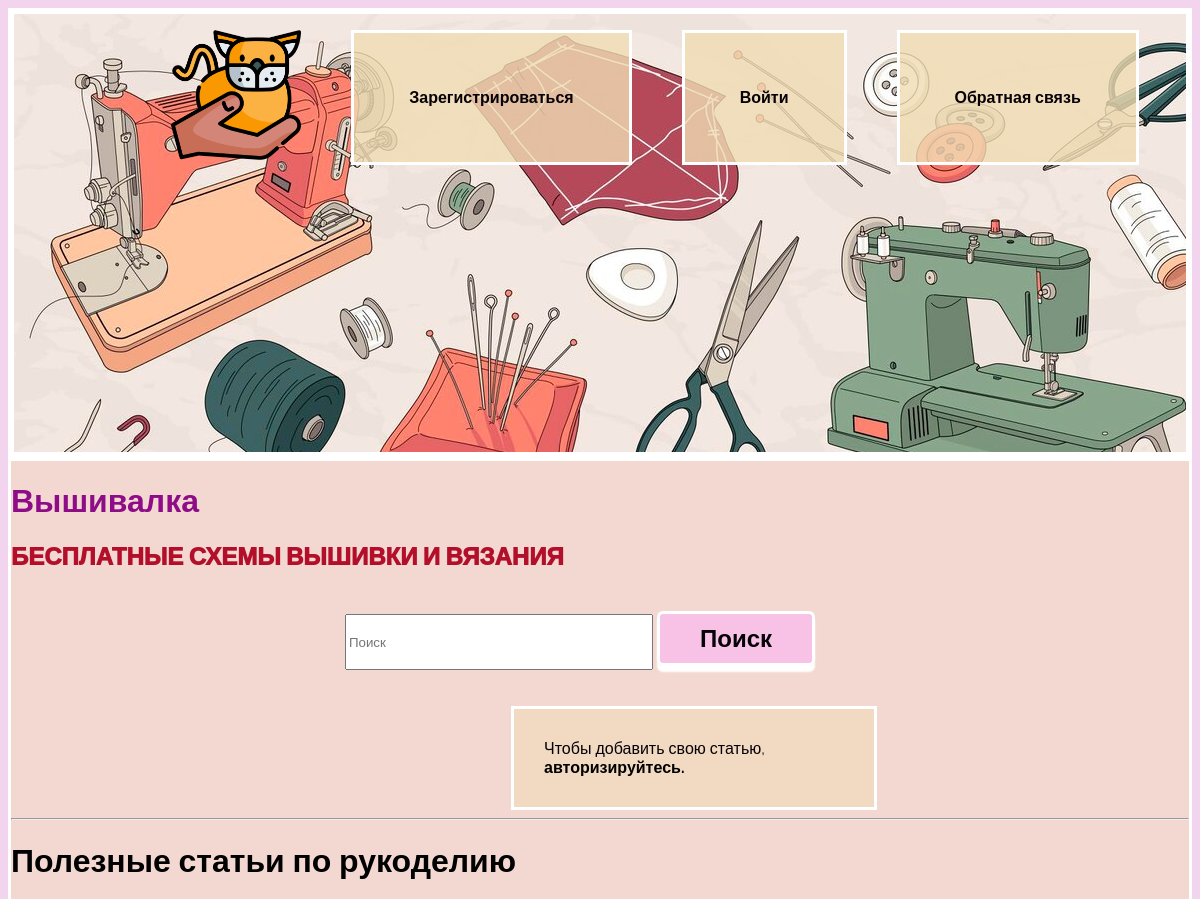
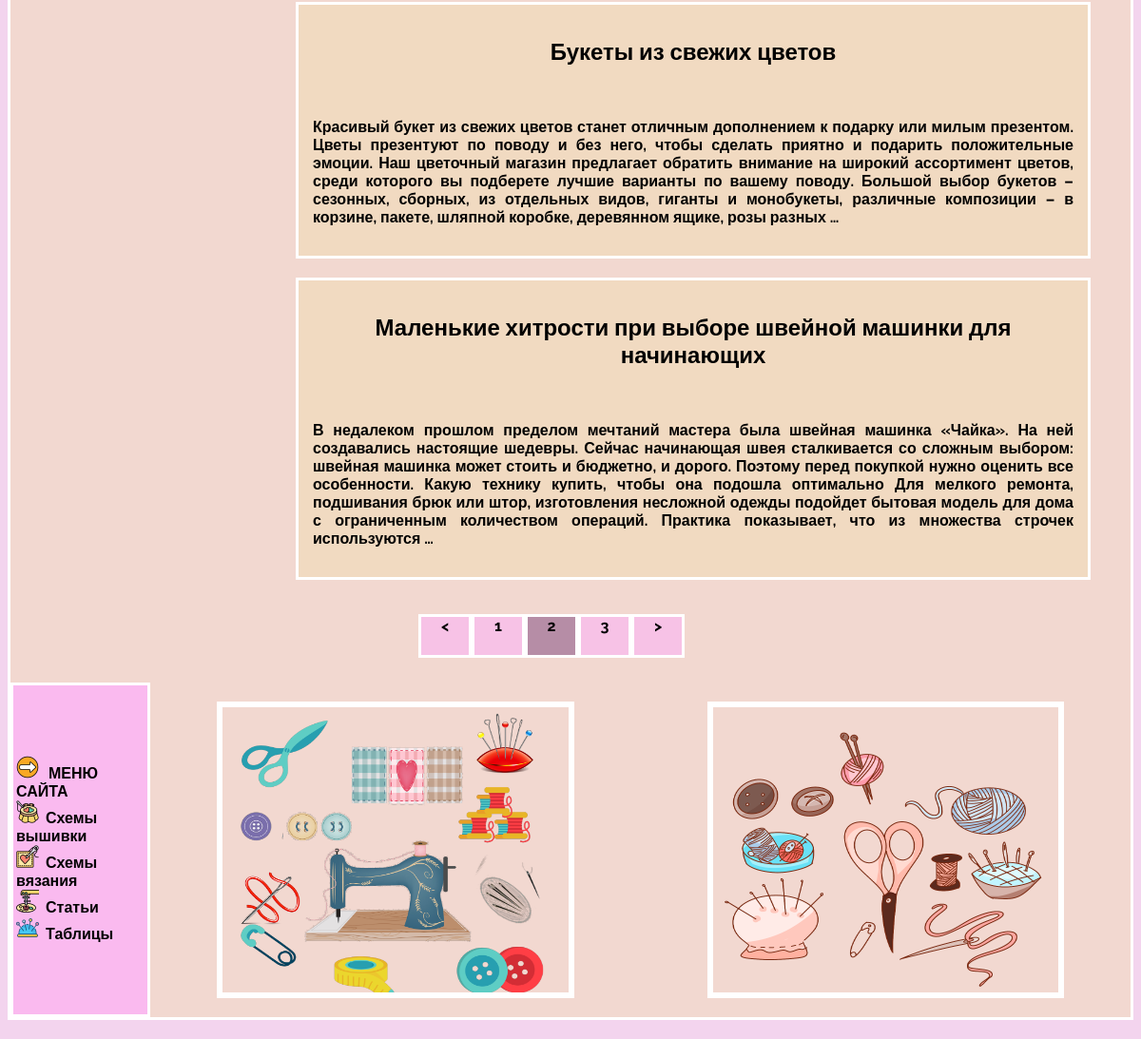
/article/?page=2, run on the app's committed database (2 pictures, top to bottom).
### main_project/models.py (models this page shows, shortened)
class Article(models.Model):
    name = models.CharField(max_length=256, verbose_name='Название')
    description = models.TextField(blank=True, verbose_name='Описание')
    category = models.ForeignKey(ProductCategory, on_delete=models.CASCADE,
                                 verbose_name='Категория')  # привязать категорию к продукту
    class Meta:
        verbose_name = "Статьи"
        verbose_name_plural = "Статьи"

### main_project/views.py (the view)
# urls.py: path('article/', views.article, name='article'),
def article(request):
    search_query = ''
    if request.GET.get('search_query'):
        search_query = request.GET.get('search_query')
    arts = Article.objects.filter(name__icontains=search_query)
    page = request.GET.get('page')
    results = 2
    paginator = Paginator(arts, results)
    try:
        arts = paginator.page(page)
    except PageNotAnInteger:
        page = 1
        arts = paginator.page(page)
    except EmptyPage:
        page = paginator.num_pages
        arts = paginator.page(page)
    context = {
        'arts': arts,
        'search_query': search_query,
        'paginator': paginator,
    }
    return render(request, 'main_project/article.html', context)

### main_project/templates/main_project/article.html
{% extends 'main_project/base.html' %}
{% load static %}
{% block content %}
<div class="section__search">
    <form action="{% url 'article' %}" class="form" method="get">
        <div class="form__field">
            <input type="text" class="input_search" id="formInput#search" name="search_query"
            placeholder="Поиск" value="{{ search_query }}">
        <button class="btn_search" type="submit">Поиск</button></div>
    </form>
</div>
{% if user.is_authenticated %}
<a href="{% url 'create_article' %}" class="main3">Добавить статью</a>
{% else %}
<p class="main2">Чтобы добавить свою статью,<a href="{% url 'loginuser' %}" >авторизируйтесь.</a> </p>
{% endif %}
<hr>
<h1>Полезные статьи по рукоделию</h1>
{% for art in arts %}
<div class="shem_art">
    <h2 class="title"><a href="{% url 'single_article' art.id %}">{{ art.name }}</a></h2><br>
    <p class="text">{{ art.description |striptags| truncatewords:70|linebreaksbr }}</p>
</div>
{% endfor %}
{% include 'main_project/pagination.html' with queryset=arts %}
{% endblock %}

### main_project/static/css/style11.css (style rules this page uses)
body { background: rgb(243, 212, 238); font-family: 'Raleway', sans-serif; }
a { text-decoration: none; color: #000000; font-weight: bold; }
.title { text-align: center; }
.text { color: #000000; font-weight: bold; text-align: justify; }
button { background: rgb(250, 186, 239, 0.7); border: 3px solid white; font-family: 'Raleway', sans-serif; color: #060007; font-weight: bold; margin-top: 0; box-shadow: 0 6px 2px #fff; border-radius: 6px; padding: 10px 40px; margin-top: 0px; font-size: 24px; cursor: pointer; }
.main2 { text-decoration: none; color: #060007; border: 3px solid white; padding: 30px; margin-left: 500px; margin-bottom: 0; text-align: center; display: flex; flex-wrap: wrap; width: 300px; background: rgba(241, 221, 179, 0.5); }
.input_search { width: 300px; height: 50px; }
.btn_search { background: rgb(250, 186, 239, 0.7); border: 3px solid white; font-family: 'Raleway', sans-serif; color: #060007; font-weight: bold; margin-top: 0; }
.section__search { display: flex; align-items: center; justify-content: center; }
.form { margin-top: 10px; margin-bottom: 10px; margin-right: 20px; text-align: right; }
.form__field { margin-top: 10px; margin-bottom: 10px; margin-right: 50px; margin-left: 30px; text-align: left }
.shem_art { margin-left: 300px; margin-bottom: 20px; padding: 15px; border: 3px solid white; width: 800px; justify-content: center; background: rgba(241, 221, 179, 0.5); }

### data on the page
Article: name "Букеты из свежих цветов", description "Красивый букет из свежих цветов станет отличным дополнением к подарку или милым презентом. Цветы презентуют по поводу и без него, чтобы сделать приятно и подарить положительные эмоции. Наш цветочный магазин предлагает обратить внимание на широкий ассортимент цветов, среди которого вы подберете лучшие варианты по вашему поводу. Большой выбор букетов – сезонных, сборных, из отдельных видов, гиганты и монобукеты, различные композиции – в корзине, пакете, шляпной коробке, деревянном ящике, розы разных …"
Article: name "Маленькие хитрости при выборе швейной машинки для начинающих", description "В недалеком прошлом пределом мечтаний мастера была швейная машинка «Чайка». На ней создавались настоящие шедевры. Сейчас начинающая швея сталкивается со сложным выбором: швейная машинка может стоить и бюджетно, и дорого. Поэтому перед покупкой нужно оценить все особенности. Какую технику купить, чтобы она подошла оптимально Для мелкого ремонта, подшивания брюк или штор, изготовления несложной одежды подойдет бытовая модель для дома с ограниченным количеством операций. Практика показывает, что из множества строчек используются …"

### other printed values
{{ page }} "1" "3"
{{ page }} "2"
